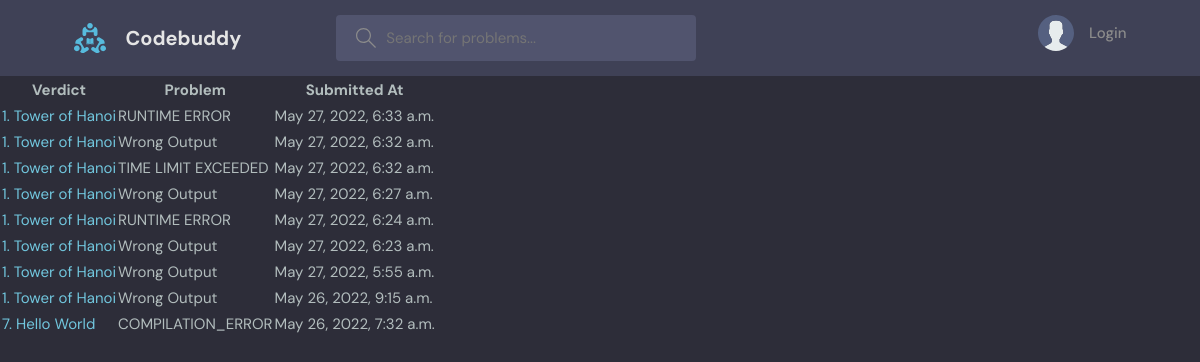
Page /leaderboard/ on the committed database.
### base/models.py (models this page shows, shortened)
class Submission(models.Model):
    class Verdict(models.TextChoices):
        Success = "SUCCESS"
        COMPILATION_ERROR = "COMPILATION_ERROR"
        Wrong_Output = "Wrong Output"
        Time_Limit_Exceeded = "TIME LIMIT EXCEEDED"
        Runtime_Error = "RUNTIME ERROR"
    submittedAt = models.DateTimeField(auto_now=True)
    problem = models.ForeignKey(Problem, on_delete=models.CASCADE)
    verdict = models.CharField(
        max_length=20,
        choices=Verdict.choices
    )

class Problem(models.Model):
    prob_id = models.IntegerField(primary_key=True)
    name = models.CharField(max_length=200)
    description = models.TextField(null=True, blank=True)
    difficulty = models.CharField(max_length=20)
    updated = models.DateTimeField(auto_now=True)
    created = models.DateTimeField(auto_now_add=True)
    def __str__(self):
        return (str(self.prob_id) + '.  ' + self.name)

### base/views.py (the view)
# urls.py: path('leaderboard/', views.leaderboard, name = 'leaderboard'),
def leaderboard(request):
    recent_submissions = Submission.objects.all().order_by('-submittedAt')[:10]
    return render(request, 'base/leaderboard.html', {"result": recent_submissions})

### base/templates/base/leaderboard.html (shortened to what this page needs)
{% extends 'main.html' %}
    {% block content %}
    <table id="submissions">
        <thead>
            <tr>
                <th>Verdict</th>
                <th>Problem</th>
                <th>Submitted At</th>
            </tr>
        </thead>
        <tbody>
            {% for res in result %}
            <tr>
                <td><a href="{% url 'problem_detail' res.problem.prob_id %}">{{res.problem}}</a></td>
                <td>{{res.verdict}}</td>
                <td>{{res.submittedAt}}</td>
            </tr>
            {% endfor %}
        </tbody>
    </table>
</body>
{% endblock %}

### static/styles/style.css (style rules this page uses)
:root { --color-main: #71c6dd; --color-main-light: #e1f6fb; --color-dark: #3f4156; --color-dark-medium: #51546e; --color-dark-light: #696d97; --color-light: #e5e5e5; --color-gray: #8b8b8b; --color-light-gray: #b2bdbd; --color-bg: #2d2d39; --color-success: #5dd693; --color-error: #fc4b0b; }
* { font-family: "DM Sans", -apple-system, BlinkMacSystemFont, "Segoe UI", Roboto, Oxygen, Ubuntu, Cantarell, "Open Sans", "Helvetica Neue", sans-serif; margin: 0; padding: 0; box-sizing: border-box; text-rendering: optimizeLegibility; font-size: inherit; }
html { font-size: 56.25%; }
@media only screen and (min-width: 1200px) { html { font-size: 62.5%; } }
body { line-height: 1.6; font-weight: 400; font-size: 1.5rem; color: var(--color-light-gray); background-color: var(--color-bg); min-height: 100vh; }
a { display: inline-block; color: var(--color-main); text-decoration: none; }

### rows in the picture
Submission: problem "1. Tower of Hanoi", verdict "RUNTIME ERROR", submittedAt "May 27, 2022, 6:33 a.m."
Submission: problem "1. Tower of Hanoi", verdict "Wrong Output", submittedAt "May 27, 2022, 6:32 a.m."
Submission: problem "1. Tower of Hanoi", verdict "TIME LIMIT EXCEEDED", submittedAt "May 27, 2022, 6:32 a.m."
Submission: problem "1. Tower of Hanoi", verdict "Wrong Output", submittedAt "May 27, 2022, 6:27 a.m."
Submission: problem "1. Tower of Hanoi", verdict "RUNTIME ERROR", submittedAt "May 27, 2022, 6:24 a.m."
Submission: problem "1. Tower of Hanoi", verdict "Wrong Output", submittedAt "May 27, 2022, 6:23 a.m."
Submission: problem "1. Tower of Hanoi", verdict "Wrong Output", submittedAt "May 27, 2022, 5:55 a.m."
Submission: problem "1. Tower of Hanoi", verdict "Wrong Output", submittedAt "May 26, 2022, 9:15 a.m."
Submission: problem "7. Hello World", verdict "COMPILATION_ERROR", submittedAt "May 26, 2022, 7:32 a.m."
